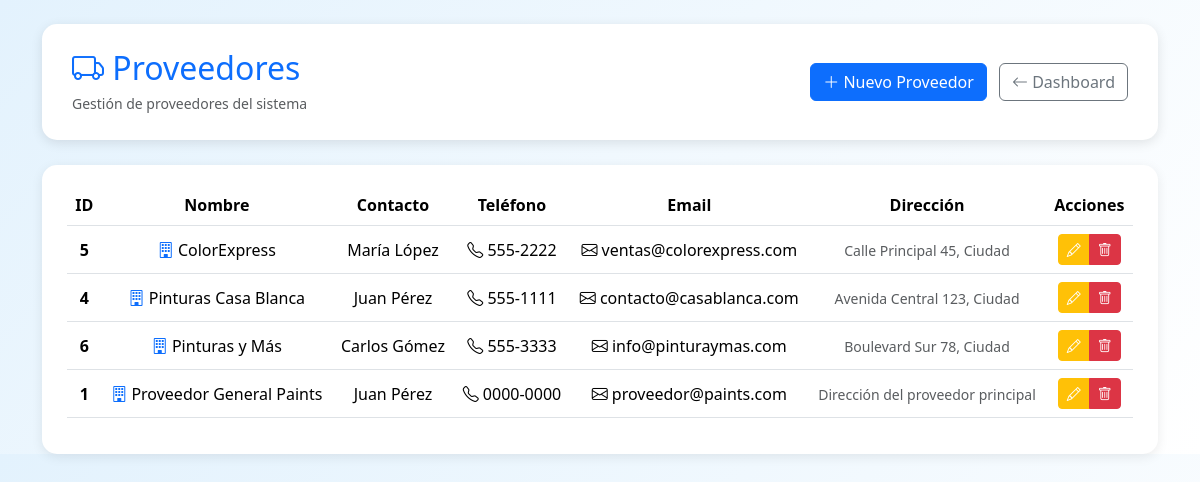
Page /index.php?action=listarProveedores (signed in) on the committed database.
### tables this page shows
CREATE TABLE `proveedor` (
  `proveedor_id` int(11) NOT NULL,
  `nombre_proveedor` varchar(100) NOT NULL,
  `contacto_proveedor` varchar(100) DEFAULT NULL,
  `telefono_proveedor` varchar(20) DEFAULT NULL,
  `direccion_proveedor` text DEFAULT NULL,
  `email_proveedor` varchar(100) DEFAULT NULL
);

### controllers/ProveedorController.php (called while the page is built, shortened)
<?php
require_once __DIR__ . '/../models/Proveedor.php';
class ProveedorController {
    private $proveedor;
    public function __construct($db) {
        $this->proveedor = new Proveedor($db);
    }
    public function listarProveedores() {
        return $this->proveedor->getAll();
    }
}
?>

### models/Proveedor.php (called while the page is built, shortened)
<?php
class Proveedor {
    private $conn;
    private $table_name = "proveedor";
    public function __construct($db) {
        $this->conn = $db;
    }
    public function getAll() {
        $query = "SELECT * FROM " . $this->table_name . "
                  ORDER BY nombre_proveedor ASC";
        $stmt = $this->conn->prepare($query);
        $stmt->execute();
        return $stmt;
    }
}
?>

### views/proveedores.php (the view, shortened to what this page needs)
<!DOCTYPE html>
<html lang="es">
<head>
    <link href="https://cdn.jsdelivr.net/npm/bootstrap@5.3.2/dist/css/bootstrap.min.css" rel="stylesheet">
    <link href="https://cdn.jsdelivr.net/npm/bootstrap-icons@1.11.1/font/bootstrap-icons.css" rel="stylesheet">
</head>
<body>
<div class="container mt-4">
    <div class="page-header d-flex justify-content-between align-items-center">
        <div>
            <h2 class="mb-1 text-primary">
                <i class="bi bi-truck"></i> Proveedores
            </h2>
            <small class="text-muted">Gestión de proveedores del sistema</small>
        </div>
        <div>
            <a href="index.php?action=formularioProveedor" class="btn btn-primary me-2">
                <i class="bi bi-plus-lg"></i> Nuevo Proveedor
            </a>
            <a href="index.php?action=dashboard" class="btn btn-outline-secondary">
                <i class="bi bi-arrow-left"></i> Dashboard
            </a>
        </div>
    </div>
    <div class="table-container">
        <div class="table-responsive">
            <table class="table table-hover align-middle text-center">
                <thead>
                    <tr>
                        <th>ID</th>
                        <th>Nombre</th>
                        <th>Contacto</th>
                        <th>Teléfono</th>
                        <th>Email</th>
                        <th>Dirección</th>
                        <th>Acciones</th>
                    </tr>
                </thead>
                <tbody>
                <?php
                if (is_object($proveedores) && $proveedores->rowCount() > 0) :
                    while ($row = $proveedores->fetch(PDO::FETCH_ASSOC)) :
                ?>
                    <tr>
                        <td><strong><?= htmlspecialchars($row['proveedor_id']) ?></strong></td>
                        <td>
                            <i class="bi bi-building text-primary"></i>
                            <?= htmlspecialchars($row['nombre_proveedor']) ?>
                        </td>
                        <td><?= htmlspecialchars($row['contacto_proveedor'] ?? 'N/A') ?></td>
                        <td>
                            <i class="bi bi-telephone"></i>
                            <?= htmlspecialchars($row['telefono_proveedor'] ?? 'N/A') ?>
                        </td>
                        <td>
                            <i class="bi bi-envelope"></i>
                            <?= htmlspecialchars($row['email_proveedor'] ?? 'N/A') ?>
                        </td>
                        <td>
                            <small class="text-muted">
                                <?= htmlspecialchars(substr($row['direccion_proveedor'] ?? 'N/A', 0, 40)) ?>
                            </small>
                        </td>
                        <td>
                            <div class="btn-group btn-group-sm">
                                <a href="index.php?action=editarProveedor&proveedor_id=<?= $row['proveedor_id'] ?>"
                                   class="btn btn-warning text-white"
                                   title="Editar">
                                    <i class="bi bi-pencil"></i>
                                </a>
                                <a href="index.php?action=eliminarProveedor&proveedor_id=<?= $row['proveedor_id'] ?>"
                                   class="btn btn-danger"
                                   onclick="return confirm('¿Está seguro de eliminar este proveedor?')"
                                   title="Eliminar">
                                    <i class="bi bi-trash"></i>
                                </a>
                            </div>
                        </td>
                    </tr>
                <?php
                    endwhile;
                endif; ?>
                </tbody>
            </table>
        </div>
    </div>
</div>
</body>
</html>

### views/proveedores.php (style rules this page uses)
body { background: linear-gradient(135deg, #e3f2fd, #ffffff); font-family: 'Segoe UI', sans-serif; }
.page-header { background: #ffffff; padding: 25px 30px; border-radius: 15px; box-shadow: 0 3px 12px rgba(0,0,0,0.1); margin-bottom: 25px; }
.table-container { background: #ffffff; padding: 20px 25px; border-radius: 15px; box-shadow: 0 3px 12px rgba(0,0,0,0.08); }
.table thead { background-color: #0d6efd; color: white; }

### rows in the picture
proveedor: proveedor_id "5", nombre_proveedor "ColorExpress", contacto_proveedor "María López", telefono_proveedor "555-2222", email_proveedor "ventas@colorexpress.com", direccion_proveedor "Calle Principal 45, Ciudad"
proveedor: proveedor_id "4", nombre_proveedor "Pinturas Casa Blanca", contacto_proveedor "Juan Pérez", telefono_proveedor "555-1111", email_proveedor "contacto@casablanca.com", direccion_proveedor "Avenida Central 123, Ciudad"
proveedor: proveedor_id "6", nombre_proveedor "Pinturas y Más", contacto_proveedor "Carlos Gómez", telefono_proveedor "555-3333", email_proveedor "info@pinturaymas.com", direccion_proveedor "Boulevard Sur 78, Ciudad"
proveedor: proveedor_id "1", nombre_proveedor "Proveedor General Paints", contacto_proveedor "Juan Pérez", telefono_proveedor "0000-0000", email_proveedor "proveedor@paints.com", direccion_proveedor "Dirección del proveedor principal"
